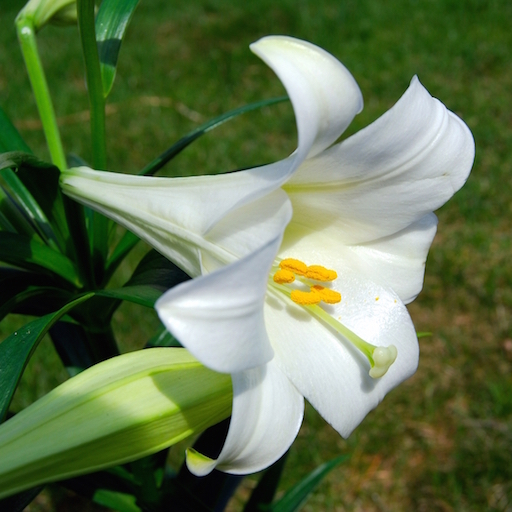
#> input picture 机器学习/ml_data/lily.jpg, 512 x 512 px
$ python demo05_pic.py   (older library calls are emulated)
#> lines starting #> are read from the running program, lines starting #| are printed output that depends on the picture
# coding=utf-8
"""
图向量化
"""
import numpy as np
import matplotlib.pyplot as mp
import scipy.misc as sm
import  scipy.ndimage as sn
import sklearn.cluster as sc

img=sm.imread("../ml_data/lily.jpg",True)
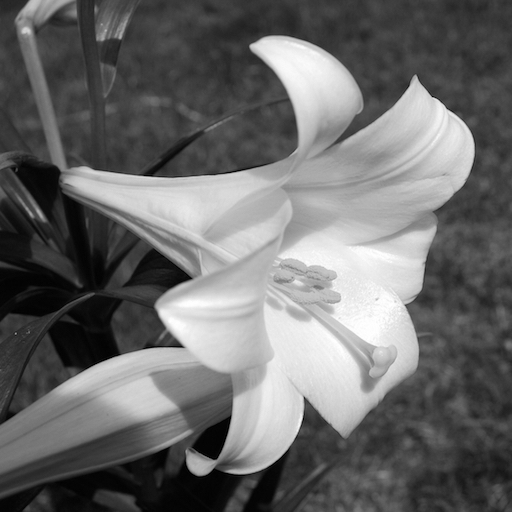
#> img: shape (512, 512) float32; min 0, max 255, mean 106.7
x=img.reshape(-1,1)
model=sc.KMeans(n_clusters=6)
model.fit(x)
#返回类别标签
y=model.labels_
print(y,y.shape)

centers=model.cluster_centers_.ravel()
print(centers)
#使用掩码完成量化操作
img2=centers[y].reshape(img.shape)
mp.figure("Image Quant",facecolor="lightgray")
mp.subplot(121)
mp.xticks([])
mp.yticks([])
mp.imshow(img,cmap="gray")
mp.subplot(122)
mp.xticks([])
mp.yticks([])
mp.imshow(img2,cmap="gray")
mp.tight_layout()
mp.show()
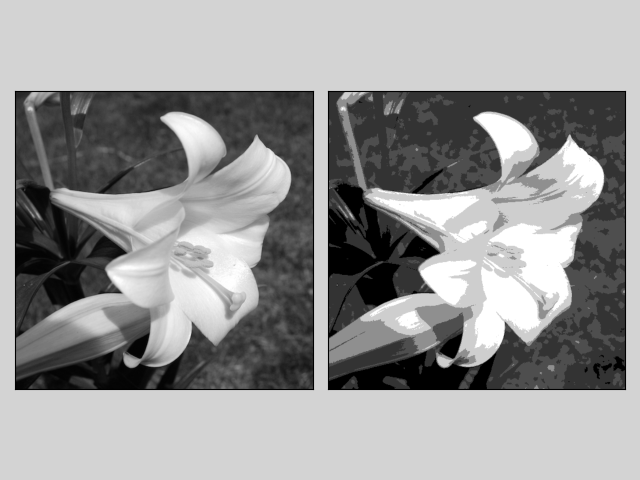
#> figure drawn by matplotlib, 2 panels

$ run again, with 机器学习/ml_data/deformed.jpg copied over 机器学习/ml_data/lily.jpg
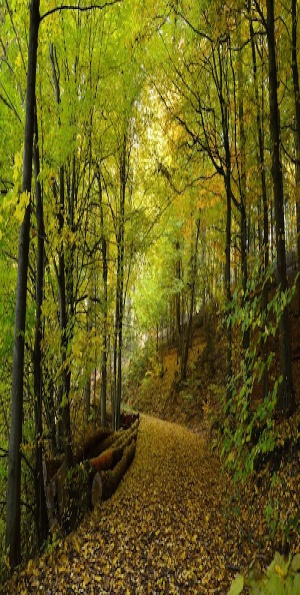
#> input picture 机器学习/ml_data/deformed.jpg, 300 x 595 px
#> `img=sm.imread("../ml_data/lily.jpg",True)`:
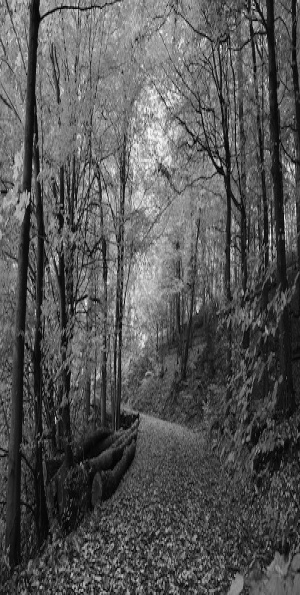
#> img: shape (595, 300) float32; min 0.897, max 250.8, mean 86.2
#> `mp.show()`:
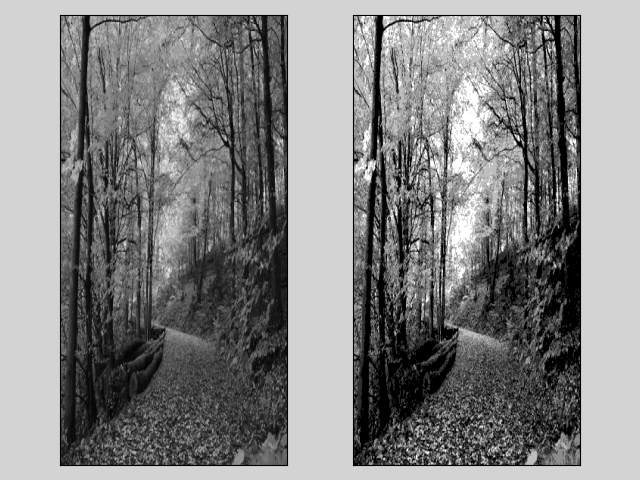
#> figure drawn by matplotlib, 2 panels
